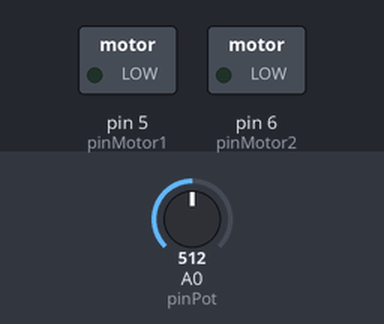
This sketch was run on a simulated Arduino Uno, built with avr-gcc and run on an emulated ATmega328P. Shown: switched loads named in the sketch (green lamp = pin HIGH). Inputs (shaded band) come from the test bench; at power-on: A0 (pinPot) = 512.

Above: at 1.2 s.
1.3 s: A0 (pinPot) set to 490
At 2.4 s:
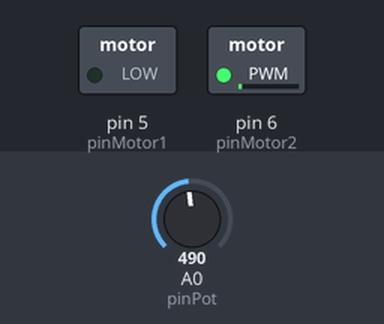
2.8 s: A0 (pinPot) set to 534
At 3.6 s:
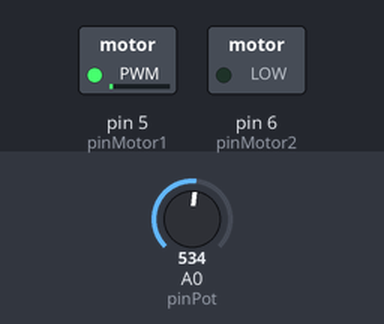
4.3 s: A0 (pinPot) set to 716
At 4.7 s:
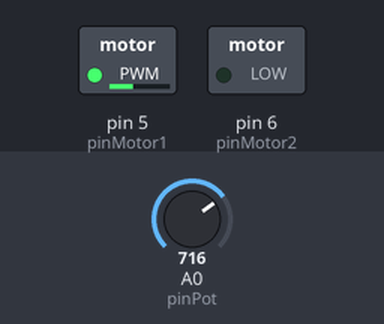
5.8 s: A0 (pinPot) set to 900
At 7.0 s:
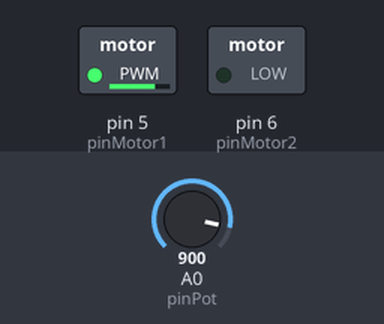
7.3 s: A0 (pinPot) set to 1023
At 8.2 s:
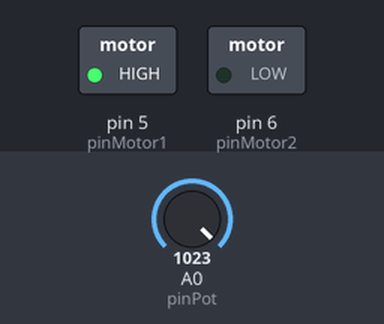
Timing chart, 0 to 9.8 s (numbered marks = the images above; inputs shaded):
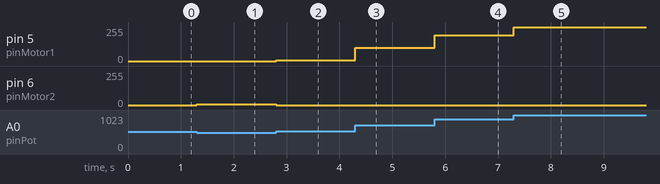

The sketch:

Arduino_control_de_motor_doble_sentido_con_potenciometro.ino
```cpp
/*  Control motor con potenciómetro
	Versión 1.0
    Mayo 2023

    El programa lee el valor del potenciómetro.
    Dependiendo de su valor controla la velocidad
    del motor en un sentido o en otro
*/

const int pinPot = 0;
const int pinMotor1 = 5;
const int pinMotor2 = 6;

int valorPot = 0; 	//Valor del potenciómetro
int Motor1 = 0;		//Salida 1 para motor
int Motor2 = 0;		//Salida 2 para motor

void setup()
{
 pinMode(pinMotor1,OUTPUT);
 pinMode(pinMotor2,OUTPUT);
}

void loop()
{
 valorPot=analogRead(pinPot);
  if (valorPot>=524) { //Potenciómetro mitad derecha
    //El motor gira en un sentido
    Motor1=map(valorPot,524,1023,0,255);
    Motor2=0;
  } else if (valorPot<=500) { //Potenciómetro mitad izda
    //El motor gira en otro sentido
    Motor1=0;
    Motor2=map(valorPot,0,500,255,0);
  } else { //Potenciómetro aprox en el centro
    //Motor parado
    Motor1=0;
    Motor2=0;
  }
 analogWrite(pinMotor1,Motor1);
 analogWrite(pinMotor2,Motor2);
}


  
```

Measured:
- after the input at 1.3 s, pin 6 (pinMotor2): 0/255 → 6/255 at once
- after the input at 2.8 s, pin 5 (pinMotor1): 0/255 → 5/255 at once; pin 6 (pinMotor2): 6/255 → 0/255 at once
- after the input at 4.3 s, pin 5 (pinMotor1): 5/255 → 98/255 at once
- after the input at 5.8 s, pin 5 (pinMotor1): 98/255 → 192/255 at once
- after the input at 7.3 s, pin 5 (pinMotor1): 192/255 → 255/255 at once
